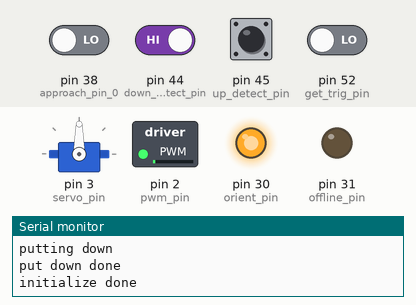
Bench run of a sketch on a simulated Arduino Mega 2560, built with avr-gcc and run on an emulated ATmega2560. On the bench: servo, switched loads named in the sketch (green lamp = pin HIGH), output pins drawn as LEDs (lit = HIGH), the last lines printed to the serial monitor. Dashed ring = blinking. The inputs (shaded band) are chosen by the test bench; at power-on: pin 44 (down_detect_pin) HIGH, pin 38 (approach_pin_0), pin 45 (up_detect_pin), pin 52 (get_trig_pin) LOW.

Above: at 1.2 s.
1.3 s: pin 52 (get_trig_pin) driven HIGH
At 2.5 s:
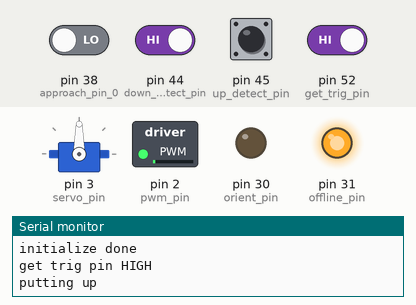
2.8 s: pin 45 (up_detect_pin) pulled HIGH for 0.15 s
At 2.88 s:
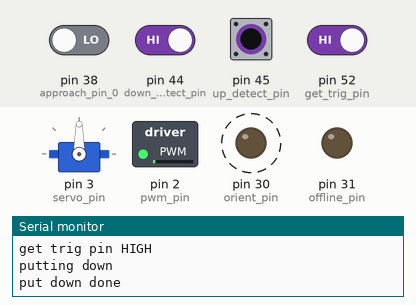
4.4 s: pin 45 (up_detect_pin) pulled HIGH for 3.2 s
At 8.8 s:
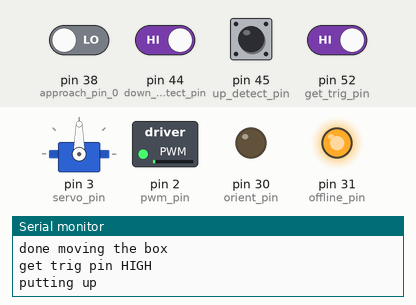
9.1 s: pin 44 (down_detect_pin) driven LOW and pin 45 (up_detect_pin) driven HIGH
At 10.0 s:
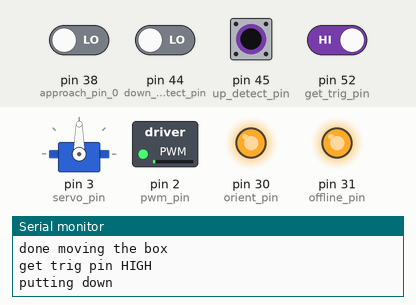
10.6 s: pin 44 (down_detect_pin) driven HIGH
At 10.82 s:
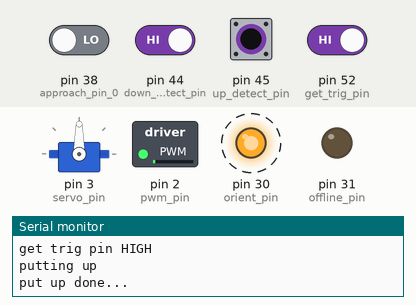
13.6 s: pin 45 (up_detect_pin) driven LOW
At 14.7 s:
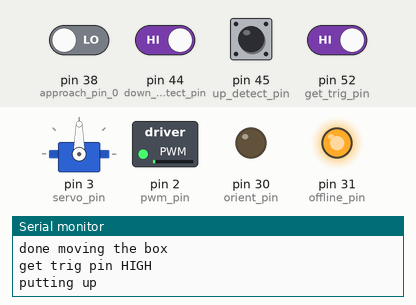
Timing chart, 0 to 16.2 s (numbered marks = the images above; inputs shaded):
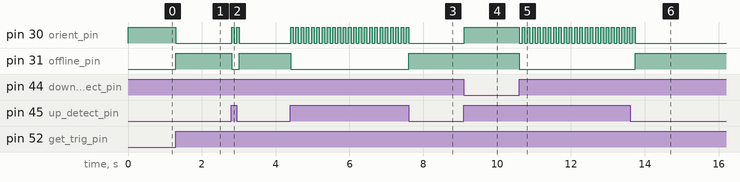

The sketch:

Hero_sup.ino
```cpp
#include "Hero_station.h"

#include <Servo.h>
Servo servo;

void setup() {
  pinMode(get_trig_pin, INPUT);
  pinMode(up_detect_pin, INPUT);
  pinMode(down_detect_pin, INPUT);
  pinMode(offline_pin, OUTPUT);
  pinMode(orient_pin, OUTPUT);
  pinMode(pwm_pin, OUTPUT);

  pinMode(approach_pin_0, INPUT);
  pinMode(approach_pin_1, INPUT);
  servo.attach(servo_pin);

  digitalWrite(offline_pin, LOW);
  Serial.begin(9600);

  digitalWrite(LED_BUILTIN, LOW);
  put_down();
  Serial.println("initialize done");
}

// define box position, false for down, true for up;
bool box_position = false;
// Only when the engineering comes, the box will put down
void loop() {
  if (digitalRead(get_trig_pin) == HIGH) {
    // perform getting ammo job
    Serial.println("get trig pin HIGH");
    if (box_position) {
      put_down();
      box_position = false;
    } else {
      raise_up();
      box_position = true;
    }
    Serial.println("done moving the box");
  }
  if (should_open()) {
    // perform output ammo job
    door_open(servo);
    door_close(servo);
    while(still_here()) {
      Serial.println("still here");
      digitalWrite(LED_BUILTIN, HIGH); delay(100);
      digitalWrite(LED_BUILTIN, LOW); delay(100);
    }
    Serial.println("door open done");
  }
}
```

Hero_station.cpp
```cpp
#include "Hero_station.h"

void put_down() {
  Serial.println("putting down");
  digitalWrite(offline_pin, HIGH);
  digitalWrite(orient_pin, HIGH);
  analogWrite(pwm_pin, 10);
  while (digitalRead(down_detect_pin) == LOW) continue;
  digitalWrite(offline_pin, LOW);
  Serial.println("put down done");
}
void raise_up() {
  Serial.println("putting up");
  digitalWrite(offline_pin, HIGH);
  digitalWrite(orient_pin, LOW);
  analogWrite(pwm_pin, 10);
  while (digitalRead(up_detect_pin) == LOW) continue;
  digitalWrite(offline_pin, LOW);
  Serial.println("put up done...");
}

bool should_open() {
  return (digitalRead(approach_pin_0) == HIGH && digitalRead(approach_pin_1) == HIGH);
}
bool still_here() {
  return (digitalRead(approach_pin_0) == HIGH || digitalRead(approach_pin_1) == HIGH);
}
void door_open(Servo servo) {
  Serial.println("door open");
  if (door_close_angle < door_open_angle) {
    for (unsigned int i = door_close_angle; i < door_open_angle; i++) {
      servo.write(i);
      delay(5);
    }
  } else {
    for (unsigned int i = door_close_angle; i > door_open_angle; i--) {
      servo.write(i);
      delay(5) ;
    }
  }
}
void door_close(Servo servo) {
  Serial.println("door close");
  if (door_open_angle < door_close_angle) {
    for (unsigned int i = door_open_angle; i < door_close_angle; i++) {
      servo.write(i);
      delay(5);
    }
  } else {
    for (unsigned int i = door_open_angle; i > door_close_angle; i--) {
      servo.write(i);
      delay(5);
    }
  }
}
```

Hero_station.h
```cpp
#include <Arduino.h>
#include <Servo.h>

// define raising box parameters
// define input pins
#define get_trig_pin 52
#define up_detect_pin 45
#define down_detect_pin 44
// offline output HIGH enables the motor
#define offline_pin 31
#define orient_pin 30
#define pwm_pin 2

// define door parameters
// define door trigger parameters
#define approach_pin_0 38
#define approach_pin_1 39
// define door parameters: time in (ms)
#define servo_pin 3
#define trig_wait_time 30
#define door_open_angle 350
#define door_close_angle 85

// put down the box
void put_down();
// raise up the box
void raise_up();

bool should_open();
bool still_here();
// open the door
void door_open(Servo servo);
// close the door
void door_close(Servo servo);
```

Measured:
- after the input at 1.3 s, pin 30 (orient_pin): HIGH → LOW at once; pin 31 (offline_pin): LOW → HIGH at once
- after the input at 2.8 s, pin 30 (orient_pin): alternates HIGH for 0.07 s and LOW for 0.07 s, 4 changes in all, then stays LOW, starting at once; pin 31 (offline_pin): HIGH → LOW at once, → HIGH 0.21 s later
- after the input at 4.4 s, pin 30 (orient_pin): alternates HIGH for 0.07 s and LOW for 0.07 s, 46 changes in all, then stays LOW, starting at once; pin 31 (offline_pin): HIGH → LOW at once, → HIGH 3.2 s later
- after the input at 9.1 s, pin 30 (orient_pin): LOW → HIGH at once
- after the input at 10.6 s, pin 30 (orient_pin): alternates HIGH for 0.07 s and LOW for 0.07 s, starting at once; pin 31 (offline_pin): HIGH → LOW at once
- after the input at 13.6 s, pin 30 (orient_pin): goes on until 13.7 s, then stays LOW; pin 31 (offline_pin): LOW → HIGH after 0.14 s
